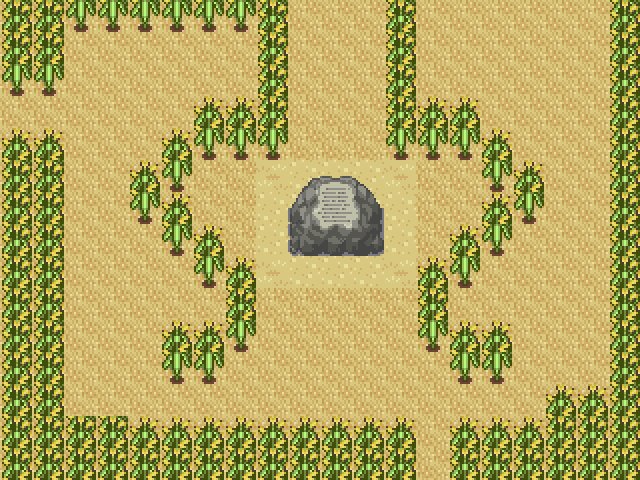

Below is a game level as drawn by its tile map, then a one-line description and the .tmx file that defines it, in full:
An orthogonal 20x15 tile map with 32x32 px tiles, 4 tile layers (Tile Layer 1, Tile Layer 2, Tile Layer 3, Tile Layer 4), 2 tilesets.

<map version="1.10" tiledversion="1.12.1" orientation="orthogonal" renderorder="left-up" width="20" height="15" tilewidth="32" tileheight="32" infinite="0" nextlayerid="5" nextobjectid="1">
 <tileset firstgid="1" source="../TILESET/Fall1.tsx" />
 <tileset firstgid="321" source="../TILESET/Base1.tsx" />
 <layer id="1" name="Tile Layer 1" width="20" height="15">
  <data encoding="csv">
3,3,3,3,3,3,3,3,3,3,3,3,3,3,3,3,3,3,3,3,
3,3,3,3,3,3,3,3,3,3,3,3,3,3,3,3,3,3,3,3,
3,3,3,3,3,3,3,3,3,3,3,3,3,3,3,3,3,3,3,3,
3,3,3,3,3,3,3,3,3,3,3,3,3,3,3,3,3,3,3,3,
3,3,3,3,3,3,3,3,3,3,3,3,3,3,3,3,3,3,3,3,
3,3,3,3,3,3,3,3,3,3,3,3,3,3,3,3,3,3,3,3,
3,3,3,3,3,3,3,3,3,3,3,3,3,3,3,3,3,3,3,3,
3,3,3,3,3,3,3,3,3,3,3,3,3,3,3,3,3,3,3,3,
3,3,3,3,3,3,3,3,3,3,3,3,3,3,3,3,3,3,3,3,
3,3,3,3,3,3,3,3,3,3,3,3,3,3,3,3,3,3,3,3,
3,3,3,3,3,3,3,3,3,3,3,3,3,3,3,3,3,3,3,3,
3,3,3,3,3,3,3,3,3,3,3,3,3,3,3,3,3,3,3,3,
3,3,3,3,3,3,3,3,3,3,3,3,3,3,3,3,3,3,3,3,
3,3,3,3,3,3,3,3,3,3,3,3,3,3,3,3,3,3,3,3,
3,3,3,3,3,3,3,3,3,3,3,3,3,3,3,3,3,3,3,3
</data>
 </layer>
 <layer id="2" name="Tile Layer 2" width="20" height="15">
  <data encoding="csv">
0,0,0,0,0,0,0,0,0,0,0,0,0,0,0,0,0,0,0,0,
0,0,0,0,0,0,0,0,0,0,0,0,0,0,0,0,0,0,0,0,
0,0,0,0,0,0,0,0,0,0,0,0,0,0,0,0,0,0,0,0,
0,0,0,0,0,0,0,0,0,0,0,0,0,0,0,0,0,0,0,0,
0,0,0,0,0,0,0,0,0,0,0,0,0,0,0,0,0,0,0,0,
0,0,0,0,0,0,0,0,2,4,4,4,2,0,0,0,0,0,0,0,
0,0,0,0,0,0,0,0,4,4,0,4,4,0,0,0,0,0,0,0,
0,0,0,0,0,0,0,0,4,0,0,0,4,0,0,0,0,0,0,0,
0,0,0,0,0,0,0,0,2,4,4,4,2,0,0,0,0,0,0,0,
0,0,0,0,0,0,0,0,0,0,0,0,0,0,0,0,0,0,0,0,
0,0,0,0,0,0,0,0,0,0,0,0,0,0,0,0,0,0,0,0,
0,0,0,0,0,0,0,0,0,0,0,0,0,0,0,0,0,0,0,0,
0,0,0,0,0,0,0,0,0,0,0,0,0,0,0,0,0,0,0,0,
0,0,0,0,0,0,0,0,0,0,0,0,0,0,0,0,0,0,0,0,
0,0,0,0,0,0,0,0,0,0,0,0,0,0,0,0,0,0,0,0
</data>
 </layer>
 <layer id="3" name="Tile Layer 3" width="20" height="15">
  <data encoding="csv">
166,166,166,166,166,166,166,166,166,0,0,0,166,0,0,0,0,0,0,166,
166,166,0,0,0,0,0,0,166,0,0,0,166,0,0,0,0,0,0,166,
166,166,0,0,0,0,0,0,166,0,0,0,166,0,0,0,0,0,0,166,
0,0,0,0,0,0,0,0,166,0,0,0,166,0,0,0,0,0,0,166,
0,0,0,0,0,0,166,166,166,0,0,0,166,166,166,0,0,0,0,166,
166,166,0,0,0,166,0,0,0,0,0,0,0,0,0,166,0,0,0,166,
166,166,0,0,166,0,0,0,0,529,530,531,0,0,0,0,166,0,0,166,
166,166,0,0,0,166,0,0,0,537,538,539,0,0,0,166,0,0,0,166,
166,166,0,0,0,0,166,0,0,0,0,0,0,0,166,0,0,0,0,166,
166,166,0,0,0,0,0,166,0,0,0,0,0,166,0,0,0,0,0,166,
166,166,0,0,0,0,0,166,0,0,0,0,0,166,0,0,0,0,0,166,
166,166,0,0,0,166,166,0,0,0,0,0,0,0,166,166,0,0,0,166,
166,166,0,0,0,0,0,0,0,0,0,0,0,0,0,0,0,0,0,166,
166,166,166,166,0,0,0,0,0,0,0,0,0,0,0,0,0,166,166,166,
166,166,166,166,166,166,166,166,166,166,166,166,166,0,166,166,166,166,166,166
</data>
 </layer>
 <layer id="4" name="Tile Layer 4" width="20" height="15">
  <data encoding="csv">
142,142,0,0,0,0,0,0,142,0,0,0,142,0,0,0,0,0,0,142,
142,142,0,0,0,0,0,0,142,0,0,0,142,0,0,0,0,0,0,142,
0,0,0,0,0,0,0,0,142,0,0,0,142,0,0,0,0,0,0,142,
0,0,0,0,0,0,142,142,142,0,0,0,142,142,142,0,0,0,0,142,
142,142,0,0,0,142,0,0,0,0,0,0,0,0,0,142,0,0,0,142,
142,142,0,0,142,0,0,0,0,521,522,523,0,0,0,0,142,0,0,142,
142,142,0,0,0,142,0,0,0,0,0,0,0,0,0,142,0,0,0,142,
142,142,0,0,0,0,142,0,0,0,0,0,0,0,142,0,0,0,0,142,
142,142,0,0,0,0,0,142,0,0,0,0,0,142,0,0,0,0,0,142,
142,142,0,0,0,0,0,142,0,0,0,0,0,142,0,0,0,0,0,142,
142,142,0,0,0,142,142,0,0,0,0,0,0,0,142,142,0,0,0,142,
142,142,0,0,0,0,0,0,0,0,0,0,0,0,0,0,0,0,0,142,
142,142,0,0,0,0,0,0,0,0,0,0,0,0,0,0,0,142,142,142,
142,142,142,142,142,142,142,142,142,142,142,142,142,0,142,142,142,142,142,142,
142,142,142,142,142,142,142,142,142,142,142,142,142,0,142,142,142,142,142,142
</data>
 </layer>
</map>
